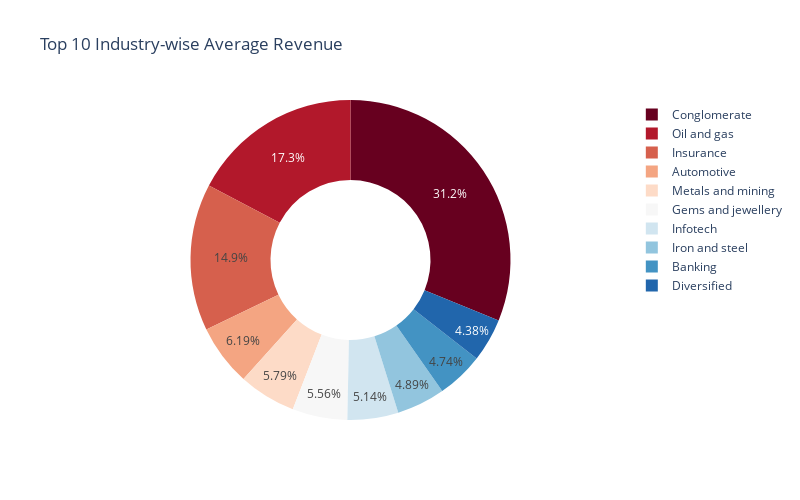

Write notebook code for a chart like this one.
### Code cell
fig_industry = px.pie(top_industry, names=top_industry.index, values=top_industry, title='Top 10 Industry-wise Average Revenue', 
                      color_discrete_sequence=px.colors.sequential.RdBu, hole=.5)
fig_industry.update_layout(width=800, height=500)
fig_industry

### Figure 1 — Plotly figure (JSON) as saved in the notebook; plotly's stock layout.template omitted (floating-point values rounded to 4 significant figures)
{"data": [{"domain": {"x": [0, 1], "y": [0, 1]}, "hole": 0.5, "hovertemplate": "Industry=%{label}<br>value=%{value}<extra></extra>", "labels": ["Conglomerate", "Oil and gas", "Insurance", "Automotive", "Metals and mining", "Gems and jewellery", "Infotech", "Iron and steel", "Banking", "Diversified"], "legendgroup": "", "name": "", "showlegend": true, "type": "pie", "values": [108.8, 60.38, 51.85, 21.62, 20.23, 19.4, 17.95, 17.07, 16.55, 15.3]}], "layout": {"height": 500, "legend": {"tracegroupgap": 0}, "piecolorway": ["rgb(103,0,31)", "rgb(178,24,43)", "rgb(214,96,77)", "rgb(244,165,130)", "rgb(253,219,199)", "rgb(247,247,247)", "rgb(209,229,240)", "rgb(146,197,222)", "rgb(67,147,195)", "rgb(33,102,172)", "rgb(5,48,97)"], "title": {"text": "Top 10 Industry-wise Average Revenue"}, "width": 800}}
